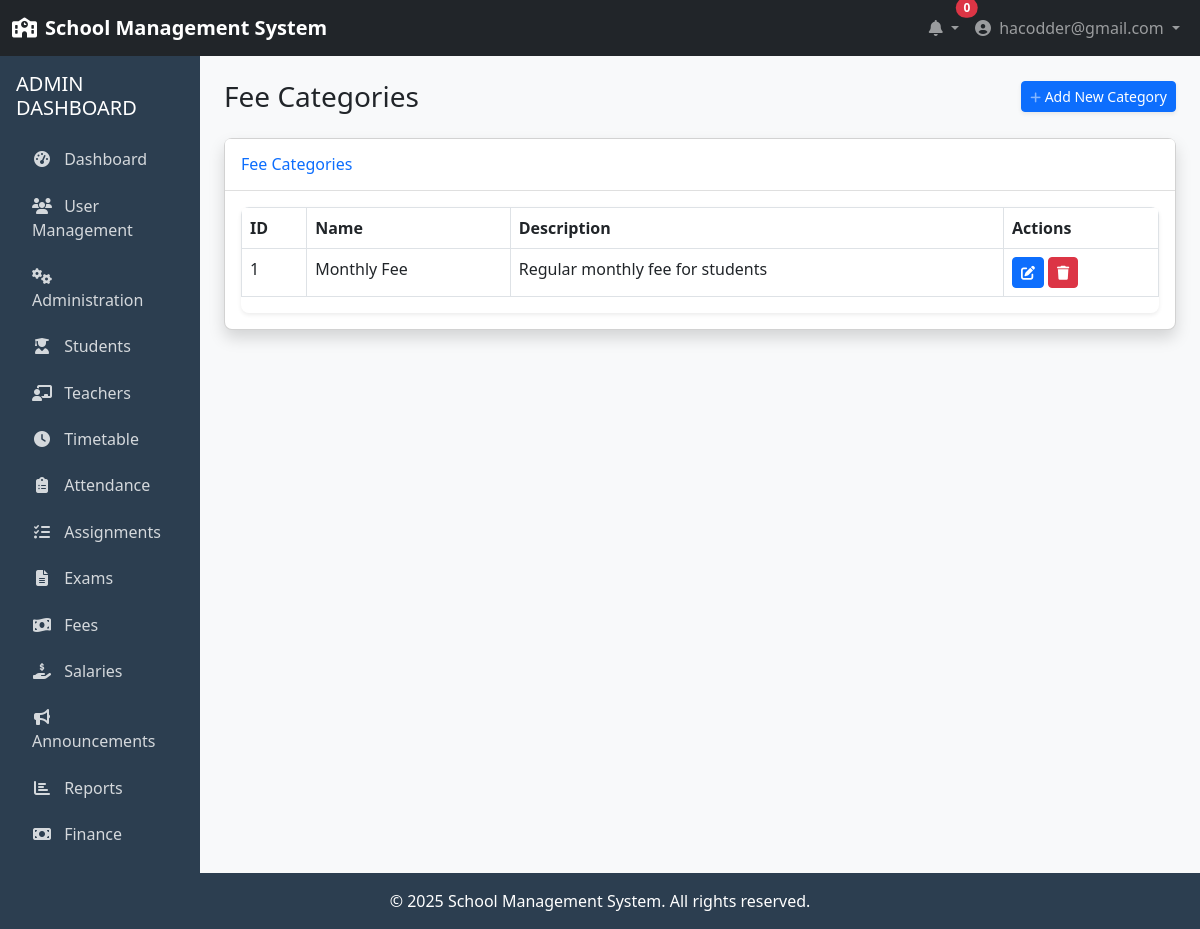
/finance/fee-categories/ (signed in), run on the app's committed database.
### accounts/models.py (models this page shows, shortened)
class User(AbstractUser):
    USER_TYPE_CHOICES = (
        ('ADMIN', 'Admin'),
        ('TEACHER', 'Teacher'),
        ('STUDENT', 'Student'),
    )
    username = None
    email = models.EmailField(_('email address'), unique=True)
    user_type = models.CharField(max_length=10, choices=USER_TYPE_CHOICES, default='STUDENT')
    profile_pic = models.ImageField(upload_to='profile_pics/', null=True, blank=True)
    phone_number = models.CharField(max_length=15, null=True, blank=True)
    address = models.TextField(null=True, blank=True)
    date_of_birth = models.DateField(null=True, blank=True)
    USERNAME_FIELD = 'email'
    REQUIRED_FIELDS = []
    objects = UserManager()
    @property
    def is_admin(self):
        return self.user_type == 'ADMIN'

### finance/models.py (models this page shows, shortened)
class FeeCategory(models.Model):
    name = models.CharField(max_length=100, unique=True)
    description = models.TextField(null=True, blank=True)
    class Meta:
        verbose_name_plural = 'Fee Categories'

### finance/views.py (the view)
# urls.py: path('fee-categories/', views.fee_category_list, name='fee_category_list'),
@login_required
@admin_required
def fee_category_list(request):
    context = {
        'categories': FeeCategory.objects.all()
    }
    return render(request, 'finance/fee_category_list.html', context)

### accounts/mixins.py (called while the page is built)
def admin_required(view_func):
    def check_admin(user):
        return user.is_authenticated and user.is_admin
    decorated_view = user_passes_test(check_admin, login_url=reverse_lazy('accounts:login'))(view_func)
    return decorated_view

### templates/finance/fee_category_list.html (shortened to what this page needs)
{% extends 'base.html' %}
{% block content %}
<div class="container-fluid">
    <div class="d-sm-flex align-items-center justify-content-between mb-4">
        <h1 class="h3 mb-0 text-gray-800">Fee Categories</h1>
        <a href="{% url 'finance:add_fee_category' %}" class="d-none d-sm-inline-block btn btn-sm btn-primary shadow-sm">
             Add New Category
        </a>
    </div>
    <div class="card shadow mb-4">
        <div class="card-header py-3">
            <h6 class="m-0 font-weight-bold text-primary">Fee Categories</h6>
        </div>
        <div class="card-body">
            <div class="table-responsive">
                <table class="table table-bordered" id="categoriesTable" width="100%" cellspacing="0">
                    <thead>
                        <tr>
                            <th>ID</th>
                            <th>Name</th>
                            <th>Description</th>
                            <th>Actions</th>
                        </tr>
                    </thead>
                    <tbody>
                        {% if categories %}
                            {% for category in categories %}
                            <tr>
                                <td>{{ category.id }}</td>
                                <td>{{ category.name }}</td>
                                <td>{{ category.description|default:"N/A" }}</td>
                                <td>
                                    <a href="{% url 'finance:edit_fee_category' category.id %}" class="btn btn-sm btn-primary">
                                        <i class="fas fa-edit"></i>
                                    </a>
                                    <a href="{% url 'finance:delete_fee_category' category.id %}" class="btn btn-sm btn-danger">
                                        <i class="fas fa-trash"></i>
                                    </a>
                                </td>
                            </tr>
                            {% endfor %}
                        {% else %}
                            <tr>
                                <td colspan="4" class="text-center">No fee categories found.</td>
                            </tr>
                        {% endif %}
                    </tbody>
                </table>
            </div>
        </div>
    </div>
</div>
{% endblock %}

### templates/base.html (shortened to what this page needs)
<!DOCTYPE html>
<html lang="en">
<head>
    <link href="https://cdn.jsdelivr.net/npm/bootstrap@5.3.0/dist/css/bootstrap.min.css" rel="stylesheet">
    <link rel="stylesheet" href="https://cdnjs.cloudflare.com/ajax/libs/font-awesome/6.4.0/css/all.min.css">
</head>
<body>
    <nav class="navbar navbar-expand-lg navbar-dark bg-dark">
        <div class="container-fluid">
            <a class="navbar-brand" href="{% url 'home' %}">
                <i class="fas fa-school me-2"></i>School Management System
            </a>
            <div class="collapse navbar-collapse" id="navbarSupportedContent">
                <ul class="navbar-nav ms-auto mb-2 mb-lg-0">
                    {% if user.is_authenticated %}
                    <li class="nav-item dropdown">
                        <a class="nav-link dropdown-toggle" href="#" id="notificationDropdown" role="button" data-bs-toggle="dropdown">
                            <i class="fas fa-bell"></i>
                            <span class="position-absolute top-0 start-100 translate-middle badge rounded-pill bg-danger">
                                0
                            </span>
                        </a>
                    </li>
                    <li class="nav-item dropdown">
                        <a class="nav-link dropdown-toggle" href="#" id="userDropdown" role="button" data-bs-toggle="dropdown">
                            <i class="fas fa-user-circle me-1"></i> {{ user.get_full_name|default:user.email }}
                        </a>
                    </li>
                    {% else %}
                    <li class="nav-item">
                        <a class="nav-link" href="{% url 'accounts:login' %}"><i class="fas fa-sign-in-alt me-1"></i> Login</a>
                    </li>
                    {% endif %}
                </ul>
            </div>
        </div>
    </nav>
    <div class="container-fluid">
        <div class="row">
            {% if user.is_authenticated %}
            <div class="col-md-3 col-lg-2 px-0 sidebar">
                <div class="p-3">
                    {% if user.is_admin %}
                    <h5 class="text-uppercase mb-3">Admin Dashboard</h5>
                    <ul class="nav flex-column" id="sidenavAccordion">
                        <li class="nav-item">
                            <a class="nav-link {% if request.path == '/accounts/admin/dashboard/' %}active{% endif %}" href="{% url 'accounts:admin_dashboard' %}">
                                <i class="fas fa-tachometer-alt"></i> Dashboard
                            </a>
                        </li>
                        <li class="nav-item">
                            <a class="nav-link {% if '/accounts/users/' in request.path %}active{% endif %}" href="{% url 'accounts:user_list' %}">
                                <i class="fas fa-users"></i> User Management
                            </a>
                        </li>
                        <li class="nav-item">
                            <a class="nav-link collapsed" href="#" data-bs-toggle="collapse" data-bs-target="#collapseAdmin"
                                aria-expanded="false" aria-controls="collapseAdmin">
                                <i class="fas fa-fw fa-cogs"></i>
                                <span>Administration</span>
                            </a>
                        </li>
                        <li class="nav-item">
                            <a class="nav-link" href="{% url 'academics:student_list' %}">
                                <i class="fas fa-user-graduate"></i> Students
                            </a>
                        </li>
                        <li class="nav-item">
                            <a class="nav-link" href="{% url 'academics:teacher_list' %}">
                                <i class="fas fa-chalkboard-teacher"></i> Teachers
                            </a>
                        </li>
                        <li class="nav-item">
                            <a class="nav-link" href="{% url 'academics:timetable_list' %}">
                                <i class="fas fa-clock"></i> Timetable
                            </a>
                        </li>
                        <li class="nav-item">
                            <a class="nav-link" href="{% url 'academics:attendance_list' %}">
                                <i class="fas fa-clipboard-list"></i> Attendance
                            </a>
                        </li>
                        <li class="nav-item">
                            <a class="nav-link" href="{% url 'academics:assignment_list' %}">
                                <i class="fas fa-tasks"></i> Assignments
                            </a>
                        </li>
                        <li class="nav-item">
                            <a class="nav-link" href="{% url 'academics:exam_list' %}">
                                <i class="fas fa-file-alt"></i> Exams
                            </a>
                        </li>
                        <li class="nav-item">
                            <a class="nav-link" href="{% url 'finance:fee_payment_list' %}">
                                <i class="fas fa-money-bill-wave"></i> Fees
                            </a>
                        </li>
                        <li class="nav-item">
                            <a class="nav-link" href="{% url 'finance:salary_payment_list' %}">
                                <i class="fas fa-hand-holding-usd"></i> Salaries
                            </a>
                        </li>
                        <li class="nav-item">
                            <a class="nav-link" href="#">
                                <i class="fas fa-bullhorn"></i> Announcements
                            </a>
                        </li>
                        <li class="nav-item">
                            <a class="nav-link" href="#">
                                <i class="fas fa-chart-bar"></i> Reports
                            </a>
                        </li>
                        <li class="nav-item
                            ">
                            <a class="nav-link {% if 'finance:fee_category_list' in request.path or 'finance:fee_structure_list' in request.path or 'finance:fee_payment_list' in request.path or 'finance:salary_structure_list' in request.path or 'finance:salary_payment_list' in request.path or 'finance:student_fee_management' in request.path %}{% else %}collapsed{% endif %}" href="#" data-toggle="collapse" data-target="#collapseFinance"
                                aria-expanded="{% if 'finance:fee_category_list' in request.path or 'finance:fee_structure_list' in request.path or 'finance:fee_payment_list' in request.path or 'finance:salary_structure_list' in request.path or 'finance:salary_payment_list' in request.path or 'finance:student_fee_management' in request.path %}true{% else %}false{% endif %}" aria-controls="collapseFinance">
                                <i class="fas fa-fw fa-money-bill"></i>
                                <span>Finance</span>
                            </a>
                        </li>
                    </ul>
                    {% endif %}
                </div>
            </div>
            <div class="col-md-9 col-lg-10 content py-4">
            {% else %}
            <div class="col-12 content py-4">
            {% endif %}
                {% block content %}{% endblock %}
            </div>
        </div>
    </div>
    <footer class="footer text-center">
        <div class="container">
            <p class="mb-0">&copy; {% now "Y" %} School Management System. All rights reserved.</p>
        </div>
    </footer>
</body>
</html>

### templates/base.html (style rules this page uses)
:root { --primary-color: #3498db; --secondary-color: #2c3e50; --success-color: #2ecc71; --danger-color: #e74c3c; --warning-color: #f39c12; --light-color: #ecf0f1; --dark-color: #2c3e50; }
body { min-height: 100vh; display: flex; flex-direction: column; background-color: #f8f9fa; }
.content { flex: 1; }
.navbar-brand { font-weight: bold; }
.sidebar { background-color: var(--secondary-color); color: white; min-height: calc(100vh - 56px); }
.sidebar .nav-link { color: rgba(255, 255, 255, 0.8); padding: 0.5rem 1rem; margin: 0.2rem 0; border-radius: 0.25rem; transition: all 0.2s; }
.sidebar .nav-link i { margin-right: 0.5rem; width: 20px; text-align: center; }
.card { border-radius: 0.5rem; box-shadow: 0 0.125rem 0.25rem rgba(0, 0, 0, 0.075); margin-bottom: 1.5rem; }
.card-header { background-color: #fff; border-bottom: 1px solid rgba(0, 0, 0, 0.125); padding: 1rem; font-weight: 500; }
.footer { background-color: var(--secondary-color); color: white; padding: 1rem 0; margin-top: auto; }
.table-responsive { border-radius: 0.5rem; overflow: hidden; box-shadow: 0 0.125rem 0.25rem rgba(0, 0, 0, 0.075); }

### data on the page
User: get_full_name "hacodder@gmail.com"
FeeCategory: id "1", name "Monthly Fee", description "Regular monthly fee for students"
